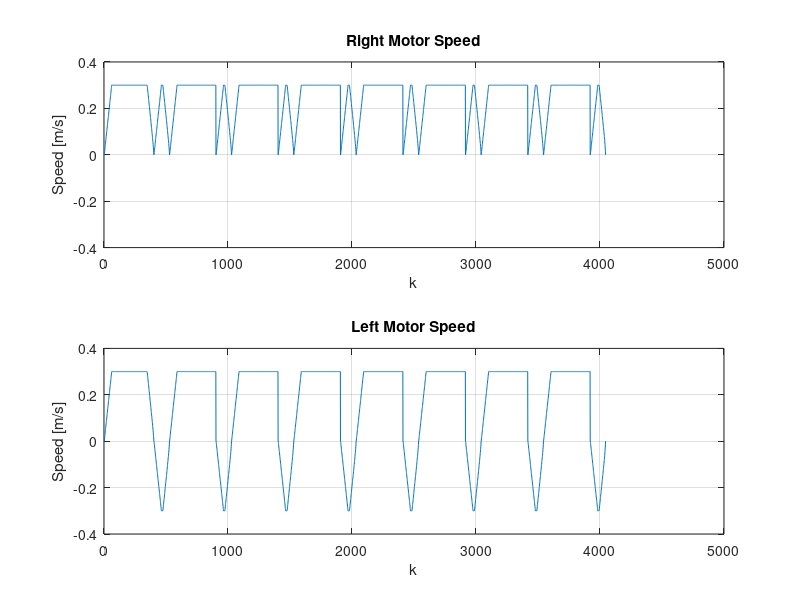
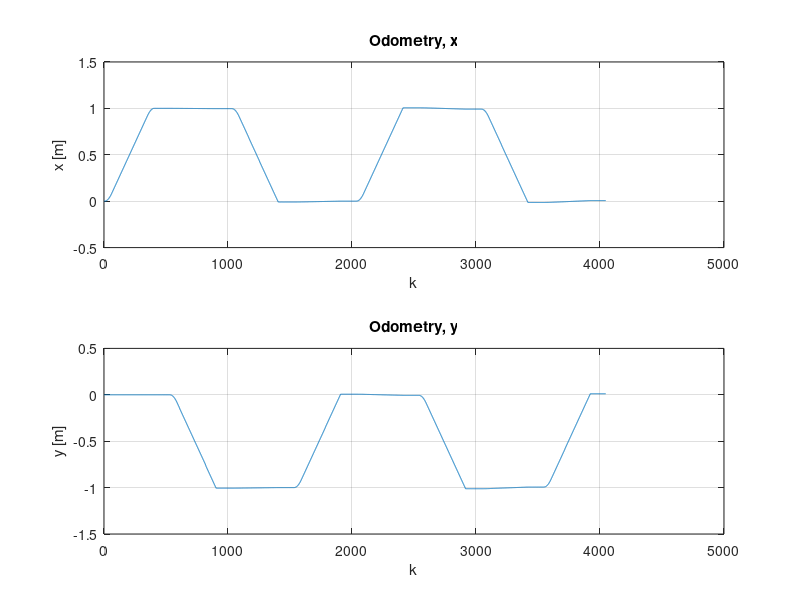
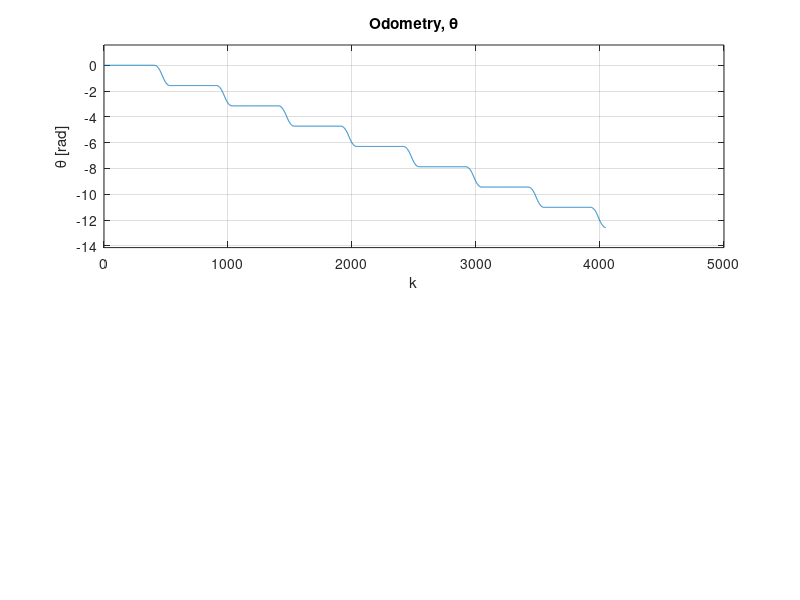

These figures' MATLAB source, in order:
clear all; clc; close all;

data = importdata('data_log.dat');

figure;
subplot(2,1,1);
plot(data(:,3));
title('Right Motor Speed')
grid on;
xlabel('k'); ylabel('Speed [m/s]');
ax = axis; axis([ax(1) ax(2) -0.4 0.4])
subplot(2,1,2);
plot(data(:,4));
title('Left Motor Speed')
grid on;
xlabel('k'); ylabel('Speed [m/s]');
ax = axis; axis([ax(1) ax(2) -0.4 0.4])

figure;
subplot(2,1,1);
plot(data(:,5));
title('Odometry, x')
grid on;
xlabel('k'); ylabel('x [m]');
ax = axis; axis([ax(1) ax(2) -0.5 1.5])
subplot(2,1,2);
plot(data(:,6));
title('Odometry, y')
grid on;
xlabel('k'); ylabel('y [m]');
ax = axis; axis([ax(1) ax(2) -1.5 0.5])

figure;
subplot(2,1,1);
plot(data(:,7));
title('Odometry, \theta')
grid on;
xlabel('k'); ylabel('\theta [rad]');
ax = axis; axis([ax(1) ax(2) -2*2*pi-pi/2 0+pi/2])